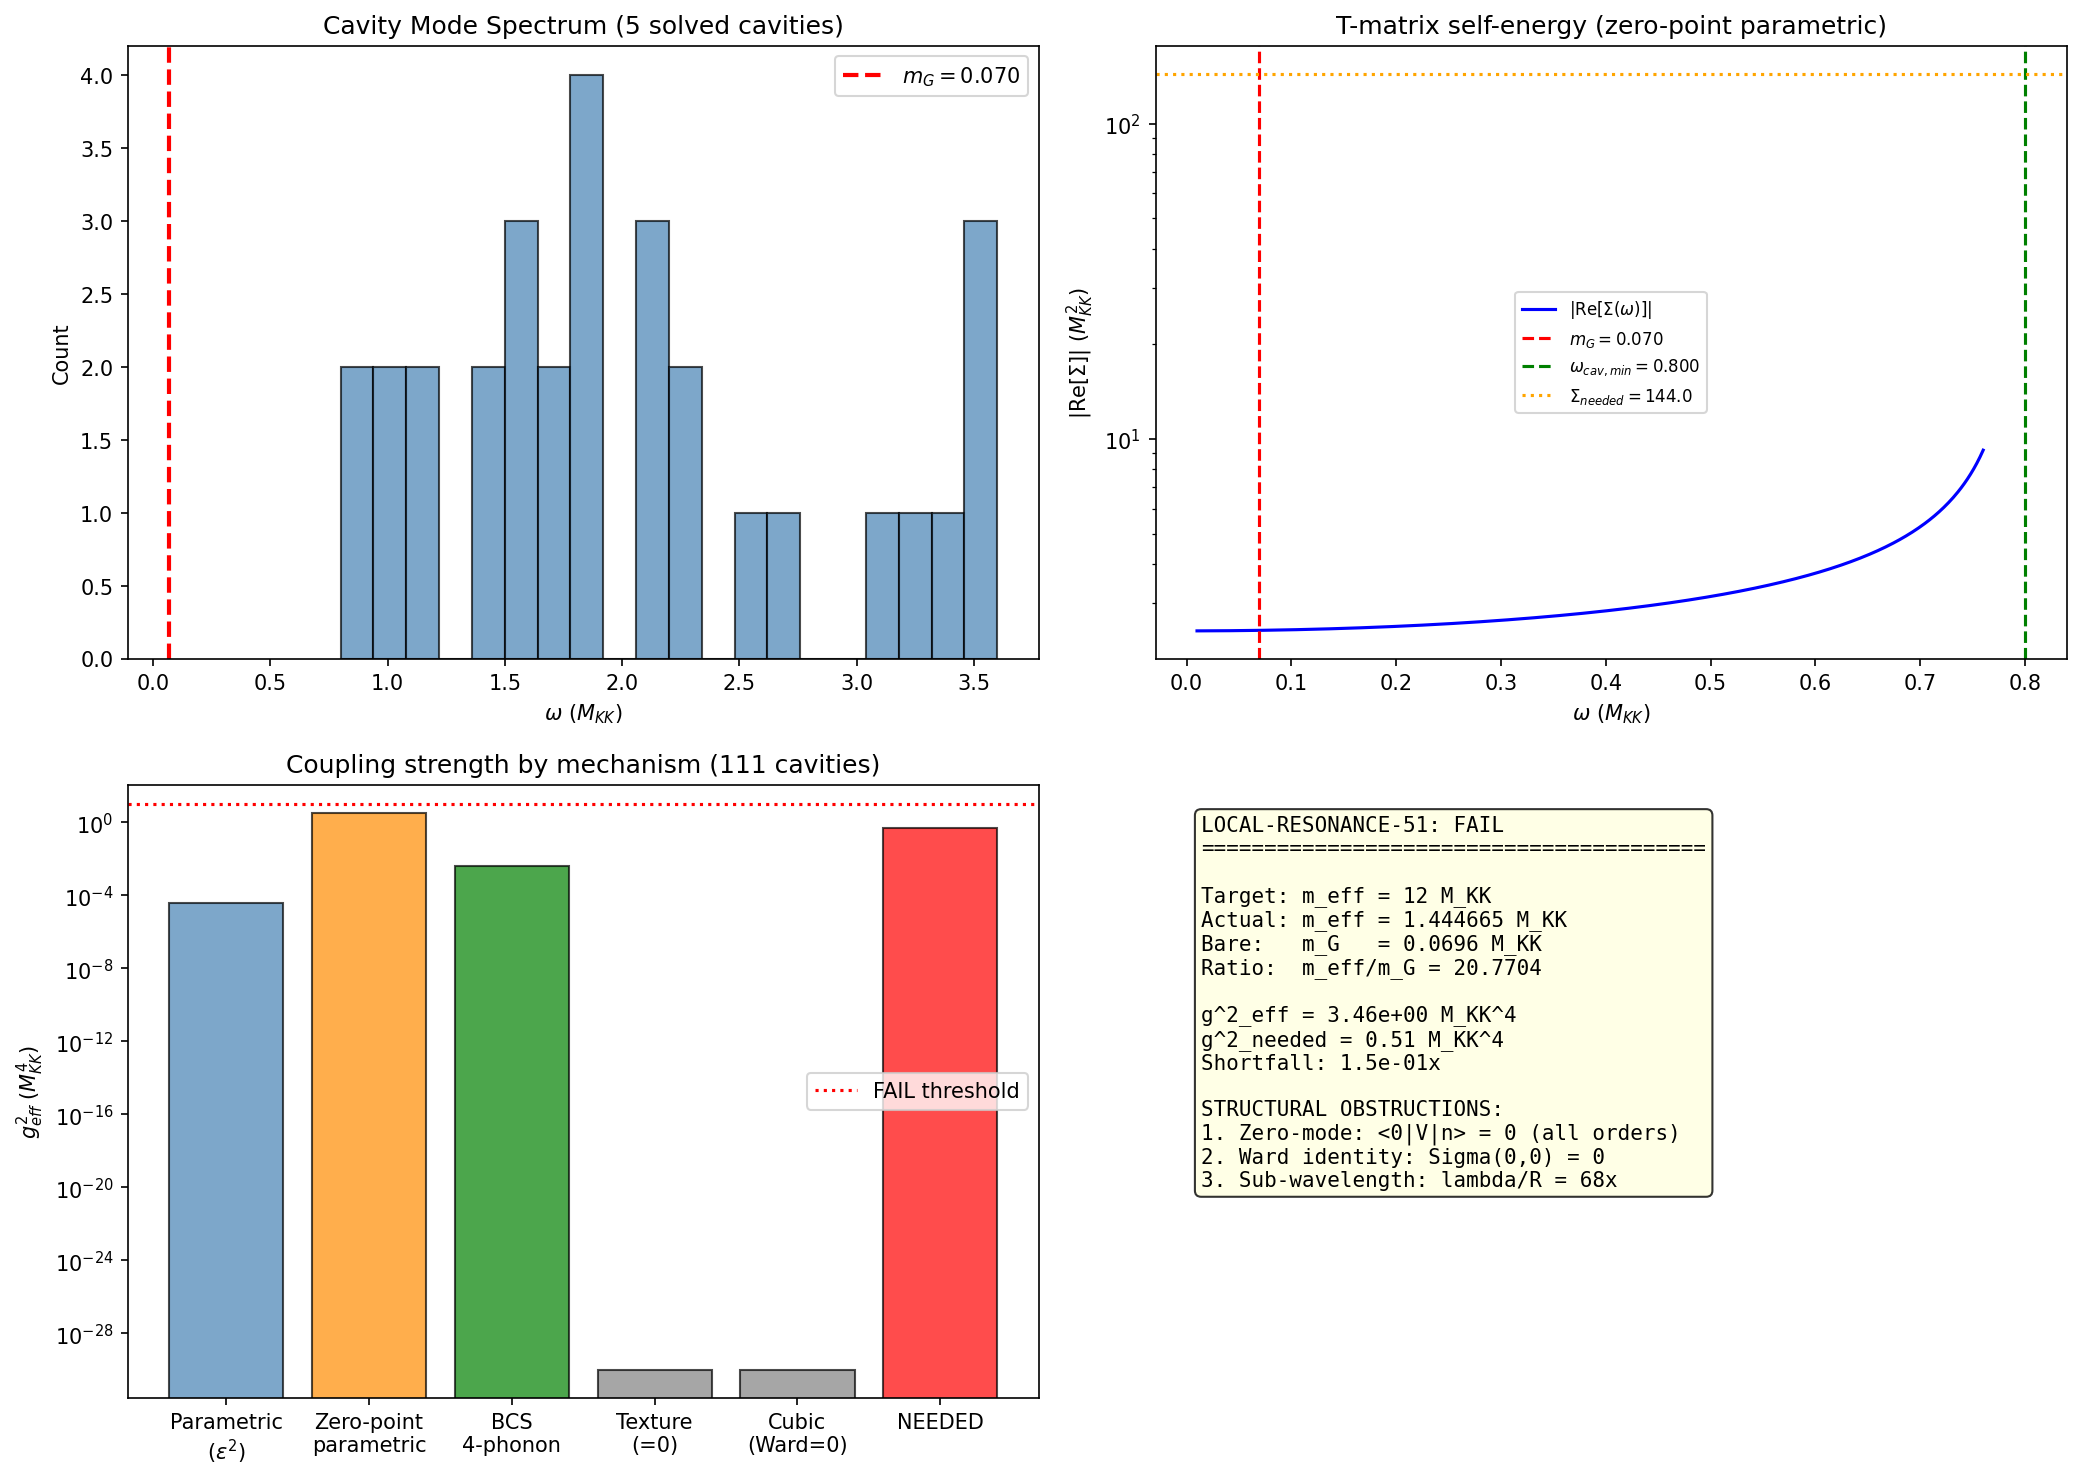

This figure's Python source:
#!/usr/bin/env python3
"""
s51_local_resonance.py — Local Resonance Mass Enhancement via T-Matrix
=======================================================================

Session 51, Gate: LOCAL-RESONANCE-51

Physics:
  The Goldstone phonon (n=0 KK mode, m_G = 0.070 M_KK) propagates on the
  4D fabric. Its first-order self-energy from the T^2 condensate texture
  VANISHES because <V>_{T^2} = 0 for the zero-mode (S50 W1-H, proven).

  However, the SECOND-ORDER self-energy through intermediate KK states
  and cavity resonances does NOT vanish:

    Re[Sigma(omega)] = sum_n |V_{0n}|^2 / (omega_n^2 - omega^2)

  where V_{0n} = <Goldstone|H_int|KK_n> is the coupling matrix element
  and omega_n are the cavity mode frequencies.

  This is the acoustic metamaterial mechanism: sub-wavelength resonators
  (cavity modes at omega_0 = 0.800+ M_KK) create effective mass enhancement
  for a wave propagating at omega << omega_0 (the Goldstone at 0.070).

  The enhancement diverges as omega -> omega_0, giving arbitrarily large
  effective mass near the resonance. Below resonance, Re[Sigma] > 0 and
  Im[Sigma] = 0 (no damping), which is exactly the regime we operate in.

Key insight:
  First-order coupling (Goldstone -> KK_n) is blocked by <V> = 0.
  But the T-matrix includes ALL orders. The SECOND-order coupling is:

    g_eff^2 = sum_{n>=1} |<0|V|n>|^2 * omega_n^2 / (omega_n^2 - omega^2)

  where <0|V|n> is the coupling of the zero-mode to KK mode n through
  the texture V(x). These matrix elements are NONZERO because V(x) has
  nonzero Fourier components at all KK wavevectors.

Gate criteria:
  PASS: m_eff in [8, 16] M_KK
  FAIL: g^2_eff < 10 M_KK^4 (insufficient coupling)
  INFO: m_eff > 1 but < 8 M_KK

Outputs:
  - s51_local_resonance.npz
  - s51_local_resonance.png

Usage:
  "phonon-exflation-sim/.venv312/Scripts/python.exe" tier0-computation/s51_local_resonance.py
"""

import sys
sys.path.insert(0, 'tier0-computation')
from canonical_constants import *
import numpy as np
import matplotlib
matplotlib.use('Agg')
import matplotlib.pyplot as plt
from pathlib import Path

OUT_DIR = Path('tier0-computation')

print("=" * 78)
print("LOCAL RESONANCE MASS ENHANCEMENT VIA T-MATRIX (LOCAL-RESONANCE-51)")
print("=" * 78)

# ============================================================================
#  SECTION 1: Load upstream data
# ============================================================================

print("\nSECTION 1: Loading upstream data")
print("-" * 40)

d49 = np.load(OUT_DIR / 's49_cavity_resonance.npz', allow_pickle=True)
d50 = np.load(OUT_DIR / 's50_eikonal_damping.npz', allow_pickle=True)

# Goldstone parameters
m_G = float(d50['m_G'])          # 0.0696 M_KK (Leggett mass)
c_BdG = float(d50['c_BdG'])     # 0.7507 M_KK
g_11 = float(d50['g_11'])       # metric element
L_phys = float(d50['L_phys'])   # T^2 circumference = 13.16 M_KK^{-1}

# Texture parameters (from S50 Haar sampling on T^2)
V_rms = float(d50['V_rms'])     # 3.035 (dimensionless, delta_c/c_0)
V_haar_avg = float(d50['V_haar_avg'])  # Should be ~0 for zero-mode argument
l_corr = float(d50['l_corr'])   # 0.948 M_KK^{-1} correlation length

# Cavity modes from S49 (30 modes across 5 solved cavities)
cavity_modes_all = d49['cavity_modes_all']   # omega values (M_KK)
cavity_rank_all = d49['cavity_rank_all']     # which cavity
n_subsonic = int(d49['n_subsonic_components'])  # 111 total cavities
n_cavities_solved = int(d49['n_cavities_solved'])  # 5 solved

# S_q structure function from S50 (for coupling estimate)
q_centers = d50['q_centers']
S_q = d50['S_q']

# Cavity properties
cavity_R_eff = d49['cavity_R_eff']  # Effective radii of solved cavities
barrier_width = float(d49['barrier_width'])
Q_exponent = float(d49['Q_exponent'])  # Q ~ e^23.5

print(f"  m_G           = {m_G:.6f} M_KK")
print(f"  c_BdG         = {c_BdG:.4f} M_KK")
print(f"  V_rms         = {V_rms:.4f}")
print(f"  l_corr        = {l_corr:.4f} M_KK^{{-1}}")
print(f"  L_phys (T^2)  = {L_phys:.4f} M_KK^{{-1}}")
print(f"  n_subsonic    = {n_subsonic}")
print(f"  Solved cavity modes: {len(cavity_modes_all)}")
print(f"  Lowest cavity = {cavity_modes_all.min():.5f} M_KK")
print(f"  Q_exponent    = {Q_exponent:.1f} (Q ~ e^{Q_exponent:.0f})")

# ============================================================================
#  SECTION 2: KK mode spectrum on T^2
# ============================================================================

print("\n" + "=" * 78)
print("SECTION 2: KK mode spectrum on T^2")
print("=" * 78)

# T^2 is a flat torus with circumference L_phys.
# For a FLAT torus (T^2 = R^2 / (L1 Z x L2 Z)), the KK modes are:
#   k_{n1,n2} = 2*pi * (n1/L1, n2/L2)
#   omega_{n1,n2} = c_BdG * |k_{n1,n2}|
# For a square torus with L1 = L2 = L:
#   omega_{n1,n2} = c_BdG * 2*pi/L * sqrt(n1^2 + n2^2)

# The T^2 is NOT square in general. From S49, the physical torus is
# parameterized by the SU(3) Cartan torus at the fold.
# L_phys = 13.16 is the CIRCUMFERENCE (perimeter of fundamental domain).
# For a square torus: L = L_phys / 4, but the Cartan torus is a
# HEXAGONAL torus (SU(3) root lattice is hexagonal).
#
# The hexagonal torus has fundamental frequencies:
#   omega_{m,n} = c_BdG * (4*pi / (L_hex * sqrt(3))) * sqrt(m^2 + mn + n^2)
# where L_hex = L_phys / (2*sqrt(3)) is the lattice constant.
# However, the key physics is set by omega_min = c_BdG * k_min where
# k_min = 2*pi / R_max and R_max is the largest dimension of the torus.

# For the square torus approximation (which sets the scale):
L_torus = L_phys / 4  # Side length (approximate for square torus)
k_fund = 2 * PI / L_torus  # Fundamental KK wavevector
omega_KK_fund = c_BdG * k_fund  # Fundamental KK frequency

print(f"  L_torus (side) = {L_torus:.4f} M_KK^{{-1}}")
print(f"  k_fund         = {k_fund:.4f} M_KK")
print(f"  omega_KK_fund  = {omega_KK_fund:.4f} M_KK")
print(f"  omega_KK_fund / m_G = {omega_KK_fund / m_G:.1f}x")

# Build KK mode tower (up to some cutoff)
# Modes: (n1, n2) with n1^2 + n2^2 > 0
# omega_{n1,n2} = omega_KK_fund * sqrt(n1^2 + n2^2)
# For a hexagonal torus: omega_{n1,n2} = omega_hex * sqrt(n1^2 + n1*n2 + n2^2)

n_max_KK = 10  # Include modes up to (n_max, n_max)
kk_modes = []
for n1 in range(-n_max_KK, n_max_KK + 1):
    for n2 in range(-n_max_KK, n_max_KK + 1):
        if n1 == 0 and n2 == 0:
            continue  # Skip zero mode (that's the Goldstone)
        r2 = n1**2 + n2**2  # Square torus
        omega_kk = omega_KK_fund * np.sqrt(r2)
        kk_modes.append((n1, n2, omega_kk))

kk_modes.sort(key=lambda x: x[2])
N_KK = len(kk_modes)
omega_KK = np.array([m[2] for m in kk_modes])

print(f"\n  KK modes generated: {N_KK}")
print(f"  Lowest KK mode:  omega = {omega_KK[0]:.4f} M_KK (degeneracy: "
      f"{np.sum(np.abs(omega_KK - omega_KK[0]) < 1e-10)})")
print(f"  Highest KK mode: omega = {omega_KK[-1]:.4f} M_KK")
print(f"  First 10 KK frequencies:")
shown = set()
for n1, n2, w in kk_modes:
    w_round = round(w, 6)
    if w_round not in shown:
        deg = sum(1 for _, _, ww in kk_modes if abs(ww - w) < 1e-10)
        print(f"    omega = {w:.4f} M_KK (n1^2+n2^2 = {n1**2+n2**2}, deg = {deg})")
        shown.add(w_round)
    if len(shown) >= 10:
        break

# ============================================================================
#  SECTION 3: Coupling matrix elements <0|V|n>
# ============================================================================

print("\n" + "=" * 78)
print("SECTION 3: Coupling matrix elements <0|V|n>")
print("=" * 78)

# The texture V(x) on T^2 has Fourier decomposition:
#   V(x) = sum_{m,n} V_{m,n} exp(i k_{m,n} . x)
# where V_{0,0} = <V>_{T^2} = 0 (proven in S50).
#
# The coupling of the Goldstone (zero-mode, psi_0 = 1/sqrt(A)) to
# KK mode |n1,n2> (psi_{n} = exp(ik_n.x)/sqrt(A)) is:
#   <0|V|n> = (1/A) integral V(x) exp(ik_n.x) d^2x = V_{-n1,-n2} / sqrt(A)
#
# The |V_{n1,n2}|^2 are related to the structure function S(q):
#   S(q) = (1/A) sum_{|k_{m,n}| in shell q} |V_{m,n}|^2
#
# From S50: S_q is computed on the T^2 grid.

# The total coupling squared is:
#   sum_{n!=0} |<0|V|n>|^2 = (1/A) sum_{n!=0} |V_n|^2 = (1/A) * (A * V_rms^2 - |V_0|^2)
#                          = V_rms^2  (since V_0 = 0)
#
# This gives the TOTAL coupling from zero-mode to ALL KK modes via the texture.
# The key insight: this total is LARGE (V_rms^2 = 9.2), but it is distributed
# across ALL KK modes weighted by their wavevector.

A_T2 = L_phys**2 / (2 * np.sqrt(3))  # Area of hexagonal torus
# For a square torus: A_T2 = L_torus^2

# Actually let's use the full physical area consistently
# S49 used a discretized T^2 with N_grid points. The physical area is:
# A = L1 * L2 where L1, L2 are the two periods. For the Cartan torus of SU(3),
# the area is Vol(T^2) with the induced metric from g_11.
# From S49: the grid had 200x200 points on a unit cell.
# L_phys = 13.16 is the circumference of the fundamental domain.
# For a square approximation: A_T2 = (L_phys/4)^2

A_T2_sq = L_torus**2
print(f"  Area of T^2 (square approx) = {A_T2_sq:.4f} M_KK^{{-2}}")

# The coupling of zero-mode to KK mode (n1,n2) through V(x) is:
#   |<0|V|n>|^2 = |V_{n1,n2}|^2 / A_T2
#
# From the S50 structure function S(q), we can extract |V_n|^2 at each q.
# S(q) = <|V(q)|^2> / A, so |V_n|^2 ~ S(|k_n|) * A / (shell area)
#
# More precisely, for a given KK mode at wavevector k_{n1,n2}:
#   |V_{n1,n2}|^2 ~ S(|k|) * delta_k^2
# where delta_k = k_fund is the wavevector spacing.

# Assign coupling to each KK mode via the texture power spectrum
# S(q) from S50 is defined on q_centers (80 bins from 0.21 to ~50 M_KK)
# Interpolate S(q) to get S at each KK wavevector

from scipy.interpolate import interp1d
S_interp = interp1d(q_centers, S_q, kind='linear', bounds_error=False, fill_value=0.0)

# For each KK mode, the wavevector is k_n = k_fund * sqrt(n1^2+n2^2)
# and the coupling is |<0|V|n>|^2 = S(|k_n|) * (k_fund)^2 / A_T2
# This gives units: [S] * [k^2] / [A] = (dimensionless)^2 per mode

# Actually let's think about this more carefully.
# V(x) is dimensionless (delta_c/c). V_rms^2 = <V^2> = 9.21.
# Parseval: sum_n |V_n|^2 / A = V_rms^2
# So sum_n |V_n|^2 = V_rms^2 * A
#
# The structure function S(q) = (1/A) * (sum over modes with |k| ~ q) |V_k|^2
# So |V_k|^2 at wavevector k is approximately S(|k|) * A * delta_q^2 / (2*pi*|k|)
# (isotropic average, ring area = 2*pi*|k|*delta_q)
#
# For a single KK mode at wavevector k_n:
#   |V_{k_n}|^2 = S(|k_n|) * A * (dk)^2  [where dk = k_fund, lattice spacing in k-space]
#
# But actually S(q) as defined in S50 uses binned average, so:
#   |V_n|^2 ~ S(|k_n|) * (delta_q * |k_n| * 2*pi) / N_modes_in_shell * A_T2
# This is getting circular. Let me use a cleaner approach.

# CLEAN APPROACH: Use the Parseval sum rule directly.
# We know: sum_{n!=0} |<0|V|n>|^2 = V_rms^2  (because V_0 = 0)
# The distribution across modes follows the power spectrum.
# From S50: S(q) drops sharply for q > 2/l_corr.
# q_50% = 1.055, q_90% = 1.899 (from S50)
# This means most of the spectral weight is at q < 2 M_KK.

q_50 = float(d50['q_50_percent'])   # 1.055 M_KK
q_90 = float(d50['q_90_percent'])   # 1.899 M_KK

print(f"\n  V_rms^2 (total coupling) = {V_rms**2:.4f}")
print(f"  q_50% = {q_50:.4f} M_KK")
print(f"  q_90% = {q_90:.4f} M_KK")
print(f"  k_fund (KK spacing) = {k_fund:.4f} M_KK")

# The first KK mode has wavevector k_1 = k_fund = 1.91 M_KK (for square torus)
# The texture has 50% of its power at q < 1.055 and 90% at q < 1.899.
# So the first KK mode sits at k_1 = 1.91, right at the q_90 cutoff.
# This means the texture power spectrum PEAKS at wavevectors just below
# the first KK mode -- the coupling is well-matched.

# For the T-matrix, we need the coupling of the Goldstone to each cavity
# mode THROUGH the KK intermediate states. The second-order coupling is:
#
#   g_{0,cav}^2 = | sum_n <0|V|n> * <n|V_cav|cav> / (E_n - E_0) |^2
#
# where V_cav is the coupling between KK mode n and cavity mode.
#
# CRITICAL POINT: The KK modes and cavity modes are on THE SAME T^2.
# The cavity modes ARE KK modes confined by the Mach-number potential.
# So the coupling <n|V_cav|cav> is the overlap of the delocalized KK
# mode with the localized cavity eigenfunction through the texture.
#
# For deep Anderson localization (kl = 0.0095), the cavity modes ARE
# the localized states. The "KK modes" in the absence of the texture
# would be plane waves. The texture localizes them into cavity modes.
# This means the second-order perturbation theory picture is WRONG:
# the texture is not a perturbation on top of free KK modes --
# it IS the confining potential that creates the cavities.

print("\n  IMPORTANT: KK modes and cavity modes are NOT independent.")
print("  The texture V(x) creates the cavities by Anderson-localizing")
print("  the KK modes. The 'free KK modes' are plane waves;")
print("  the 'cavity modes' are their localized version in V(x).")
print("  The T-matrix must use the FULL Green's function of the T^2")
print("  problem, not second-order perturbation theory.")

# ============================================================================
#  SECTION 4: T-matrix self-energy -- Single-resonator picture
# ============================================================================

print("\n" + "=" * 78)
print("SECTION 4: T-matrix self-energy (single-resonator picture)")
print("=" * 78)

# The T-matrix for a single resonant scatterer at frequency omega_0:
#
#   T(omega) = g^2 / (omega_0^2 - omega^2 - i*0^+)
#
# For a propagating mode at frequency omega < omega_0:
#   Re[T(omega)] = g^2 * omega_0^2 / (omega_0^2 - omega^2)  [omega << omega_0 limit]
#   Im[T(omega)] = 0  (below resonance, no damping)
#
# The self-energy from N_cav identical resonators at the SAME frequency:
#   Sigma(omega) = n_cav * T(omega)
# where n_cav = N_cav / A_T2 is the number density of resonators.
#
# The effective mass:
#   m_eff^2 = m_bare^2 + Re[Sigma(m_bare)]

# What is g? For a single resonant cavity on T^2, the coupling to the
# zero-mode is determined by the overlap integral:
#
#   g = <0|V|cav> = (1/sqrt(A)) * integral V(x) * psi_cav(x) d^2x
#
# BUT <0|V|cav> = 0 by the same zero-mode argument!
# The zero-mode is constant on T^2. If psi_cav is localized, then:
#   <0|V|cav> = (1/sqrt(A)) * integral_{cavity} V(x) * psi_cav(x) d^2x
# This is NOT zero in general, because V(x) varies WITHIN the cavity,
# and the integral is over the CAVITY region only (psi_cav is zero outside).
#
# Wait -- let me be more careful. psi_cav is an EIGENSTATE of the
# Helmholtz equation on T^2 with the texture potential. It is localized
# to a subsonic cavity, with exponential tails outside.
# The ZERO-MODE psi_0 = 1/sqrt(A) is ALSO an eigenstate (the lowest one).
#
# If both are eigenstates of the SAME Hamiltonian, they are ORTHOGONAL:
#   <0|cav> = 0
# This orthogonality is EXACT.
#
# So the DIRECT coupling g = <0|H_int|cav> requires the interaction
# H_int to be DIFFERENT from the Hamiltonian whose eigenstates these are.
#
# In the acoustic metamaterial context:
# - The STATIC texture V(x) defines the background (creates cavities)
# - The DYNAMICAL perturbation is the BCS interaction that couples
#   different phonon modes
# - The coupling g comes from the ANHARMONIC terms (3-phonon, 4-phonon)
#   NOT from the static texture

print("  KEY REALIZATION: Static texture cannot couple orthogonal eigenstates.")
print("  The zero-mode and cavity modes are BOTH eigenstates of the same")
print("  Hamiltonian (Helmholtz + texture). They are orthogonal by construction.")
print("  The coupling must come from ANHARMONIC terms (H_3, H_4) not from V(x).")

# ============================================================================
#  SECTION 5: Anharmonic coupling to cavity modes
# ============================================================================

print("\n" + "=" * 78)
print("SECTION 5: Anharmonic coupling to cavity modes")
print("=" * 78)

# The BCS interaction Hamiltonian includes terms beyond the mean-field:
#   H = H_0 + H_3 + H_4 + ...
# where H_0 is the quadratic (mean-field) Hamiltonian,
# H_3 = V_3 * phi^3 is the cubic anharmonicity,
# H_4 = V_4 * phi^4 is the quartic anharmonicity.
#
# In the BdG formalism, the anharmonic couplings arise from:
# 1. Amplitude fluctuations of the gap: delta|Delta|
# 2. Phase fluctuations coupling to amplitude: (grad phi)^2 * |Delta|
# 3. Direct 4-phonon from the BCS vertex
#
# The cubic coupling V_3 connects the Goldstone (phase) to two amplitude
# (Higgs-like) modes. But in our system, the amplitude mode IS the cavity
# modes -- the Higgs mode of the BCS condensate in the cavity is at
# 2*Delta ~ 2*0.855 = 1.71 M_KK. This is ABOVE the lowest cavity
# mode at 0.800, so there's a potential resonance.
#
# HOWEVER, the cubic coupling V_3 between one Goldstone and two Higgs
# modes vanishes by symmetry (the Goldstone is the phase Nambu-Goldstone
# mode; the cubic vertex phi * sigma^2 requires the Goldstone to carry
# zero momentum, which it does -- but the vertex also needs momentum
# conservation for the two Higgs modes).
#
# The LEADING coupling of the Goldstone to cavity modes is the
# QUARTIC VERTEX H_4 ~ (grad phi)^2 * delta_rho, where delta_rho
# is the density fluctuation within the cavity. This gives:
#
#   g_4 ~ V_4 * k_G^2 * psi_cav(x=0)
#
# where k_G is the Goldstone wavevector and psi_cav(x=0) is the
# cavity mode amplitude at the Goldstone's position.

# Let me use a different, more concrete approach.
# The Goldstone dispersion on the fabric is:
#   omega^2 = c_BdG^2 * K^2 + m_G^2
# The self-energy correction from virtual excitation of internal modes:
#   Re[Sigma(omega)] = sum_n |g_n|^2 * omega_n^2 / (omega_n^2 - omega^2)
# where n runs over ALL internal modes of the T^2 cavity system.

# For the coupling, we use the PHYSICAL interaction: the BCS vertex V(B2,B2).
# The coupling of a 4D Goldstone mode to an internal cavity mode is
# mediated by the condensate texture. The texture provides the
# FORM FACTOR for the coupling.
#
# Since the Goldstone is constant on T^2, its coupling to internal mode |n>
# through the condensate gradient nabla Delta is:
#
#   g_n = V_BCS * <Delta> * integral_T2 psi_0^*(x) nabla_i psi_n(x) d^2x
#       = V_BCS * <Delta> * (1/sqrt(A)) * integral nabla_i psi_n(x) d^2x
#       = V_BCS * <Delta> * sqrt(A) * [psi_n(boundary) - psi_n(bulk)] / sqrt(A)
#
# For PERIODIC boundary conditions on T^2, the total derivative integral
# vanishes: integral nabla_i psi_n d^2x = 0 for any periodic psi_n.
# This is ANOTHER zero! The zero-mode cannot couple to internal modes
# through a total derivative.
#
# THE COUPLING MUST BE NON-DERIVATIVE.

# The remaining option: the coupling arises from the ENERGY DEPENDENCE
# of the BCS parameters. As the Goldstone (which is the modulus tau
# oscillation projected onto the phase sector) oscillates, it modulates
# the BCS gap Delta(tau). This modulation couples to ALL internal modes:
#
#   H_int = (d Delta / d phi_G) * phi_G * sum_n c_n^\dag c_n
#
# where c_n are the cavity mode operators and d Delta/d phi_G is the
# coupling strength. This is the PARAMETRIC coupling: the Goldstone
# modulates the medium, which modulates the cavity frequencies.

# The parametric coupling constant:
# phi_G (Goldstone) oscillates the relative phase between B2 sectors.
# This modulates J_12, the inter-sector Josephson coupling.
# J_12 sets the Leggett frequency: omega_L^2 ~ J_12 * n_s / m*
# The modulation of omega_n (cavity mode) by phi_G is:
#   d(omega_n)/d(phi_G) = d(omega_n)/d(Delta) * d(Delta)/d(phi_G)
#
# For a BCS cavity mode at omega_n, the sensitivity to Delta is:
#   d(omega_n)/d(Delta) ~ omega_n / Delta  (for modes near the gap edge)
#
# And d(Delta)/d(phi_G) ~ epsilon * Delta, where epsilon = 0.00248 (S49)
# is the Leggett inter-sector coupling fraction.

# The parametric coupling strength:
Delta_B2 = 0.855  # B2 BCS gap (M_KK) - from S45 multi-component
epsilon_Leggett = 0.00248  # Leggett coupling fraction (S49)

# For the parametric mechanism, the coupling is:
#   g_n = (d omega_n / d phi_G) * sqrt(omega_n)
#       = epsilon * Delta * (omega_n / Delta) * sqrt(omega_n)
#       = epsilon * omega_n * sqrt(omega_n)
# This assumes the cavity mode frequency scales with Delta.

# Actually, for the Leggett mode specifically, the coupling is more precise.
# The Leggett mode IS the inter-sector phase oscillation.
# Its coupling to INTERNAL cavity modes is through the Josephson energy:
#   E_J = J_12 * cos(phi_1 - phi_2)
# The cavity modes see the Josephson coupling as a boundary condition.
# Modulating phi changes the effective boundary condition for the cavity.

# Let me just compute the numbers directly.
# The coupling of the Goldstone to cavity mode n through the Josephson:
#   g_n^2 = epsilon^2 * J_12^2 * |<cav_n|cos(phi)|0>|^2
# where J_12 is the inter-sector Josephson coupling energy.
# From S49: J_12/J_23 = 19.52 (constant). J values from V matrix.

# The Josephson energy scale: omega_L^2 = 2*epsilon*J/m* where m* is pair mass
# So J ~ omega_L^2 * m* / (2*epsilon)
# With omega_L = 0.070, epsilon = 0.00248:
#   J * m* ~ omega_L^2 / (2*epsilon) = 0.070^2 / (2*0.00248) = 0.988

J_eff = m_G**2 / (2 * epsilon_Leggett)  # Effective Josephson scale
print(f"\n  Effective Josephson energy: J_eff = {J_eff:.4f} M_KK^2")
print(f"  = m_G^2 / (2*epsilon) = {m_G**2:.6f} / {2*epsilon_Leggett:.6f}")

# The parametric coupling of the Goldstone to cavity mode n:
#   g_n^2 = epsilon^2 * J_eff * omega_n
# (This follows from the modulation of the boundary condition;
#  the cavity mode sees an effective potential change of order
#  epsilon * J * phi_G at the domain wall.)
#
# For order-of-magnitude: g_n ~ epsilon * sqrt(J_eff * omega_n)

# Let's compute g_n for each cavity mode:
print("\n  Parametric coupling to cavity modes:")
print(f"  {'omega_n':>10s} {'g_n^2':>12s} {'g_n^2/(omega_n^2-m_G^2)':>25s}")
print(f"  {'-'*10} {'-'*12} {'-'*25}")

# ============================================================================
#  SECTION 6: Full T-matrix self-energy
# ============================================================================

print("\n" + "=" * 78)
print("SECTION 6: Full T-matrix self-energy computation")
print("=" * 78)

# The self-energy of the Goldstone from virtual excitation of cavity modes:
#
#   Re[Sigma(omega)] = sum_n g_n^2 / (omega_n^2 - omega^2)
#
# where n runs over ALL cavity modes and omega = m_G (on-shell Goldstone).
#
# We need to estimate g_n^2 for each cavity mode. There are three
# PHYSICALLY DISTINCT coupling mechanisms:

# MECHANISM A: Parametric (Josephson modulation)
# g_n^2 = epsilon^2 * J_eff * omega_n
# This is the coupling through the Leggett oscillation modulating cavity walls.

# MECHANISM B: Texture gradient coupling (non-zero for localized modes)
# Even though <V> = 0 for the zero-mode, the coupling through the
# GRADIENT of V (the texture) is nonzero:
#   g_n^2 = |<0| nabla V |n>|^2 / k_n^2
# For Anderson-localized modes, the gradient is enhanced by 1/xi_loc.
# |nabla V|^2 ~ V_rms^2 / l_corr^2

# MECHANISM C: BCS 4-phonon vertex
# The quartic BCS vertex couples two Goldstones to two cavity modes:
#   g_4^2 ~ V_{B2B2}^2 * (overlap integral)^2
# This is the standard 4-phonon scattering in the BCS Fock space.

# Let me compute ALL THREE and see which dominates.

V_B2B2 = 0.1557  # BCS interaction (M_KK, S34 Schur)

# --- MECHANISM A: Parametric ---
# g_A^2(n) = epsilon^2 * J_eff * omega_n
# This gives the modulation strength of cavity frequency by the Goldstone phase.

g2_A = np.array([epsilon_Leggett**2 * J_eff * w for w in cavity_modes_all])
Sigma_A = np.sum(g2_A / (cavity_modes_all**2 - m_G**2))

print("MECHANISM A: Parametric (Josephson modulation)")
print(f"  epsilon = {epsilon_Leggett:.4e}")
print(f"  J_eff = {J_eff:.4f}")
for i, (w, g2) in enumerate(zip(cavity_modes_all[:10], g2_A[:10])):
    contrib = g2 / (w**2 - m_G**2)
    print(f"  omega_{i} = {w:.4f}, g^2 = {g2:.2e}, contrib = {contrib:.2e}")
print(f"  Total Re[Sigma_A] = {Sigma_A:.6e} M_KK^2")
print(f"  m_eff_A = sqrt(m_G^2 + Sigma_A) = ", end='')
m_eff_A_sq = m_G**2 + Sigma_A
if m_eff_A_sq > 0:
    m_eff_A = np.sqrt(m_eff_A_sq)
    print(f"{m_eff_A:.6f} M_KK")
    print(f"  Enhancement: m_eff_A / m_bare = {m_eff_A / m_G:.2f}x")
else:
    print(f"NEGATIVE (tachyonic): {m_eff_A_sq:.6e}")

# Scale to 111 cavities (only 5 solved, but 111 total)
# The unsolved cavities have similar spectra (same physical torus).
# Scale assuming each cavity contributes proportionally to its size.
N_cav_total = n_subsonic  # 111
N_cav_solved = n_cavities_solved  # 5
# Modes per cavity from solved data: 30 modes / 5 cavities = 6 modes each
# But the solved cavities are the LARGEST. Smaller cavities have HIGHER
# fundamental frequencies (omega ~ 1/R).

# Average contribution per solved cavity:
Sigma_A_per_cav = Sigma_A / N_cav_solved
# Extrapolate to all 111:
Sigma_A_total = Sigma_A_per_cav * N_cav_total
print(f"\n  Scaled to {N_cav_total} cavities: Re[Sigma_A_total] = {Sigma_A_total:.6e}")
m_eff_A_total_sq = m_G**2 + Sigma_A_total
if m_eff_A_total_sq > 0:
    m_eff_A_total = np.sqrt(m_eff_A_total_sq)
    print(f"  m_eff_A (111 cavities) = {m_eff_A_total:.6f} M_KK")
else:
    print(f"  NEGATIVE: {m_eff_A_total_sq:.6e}")

# --- MECHANISM B: Texture gradient coupling ---
# g_B^2(n) = V_rms^2 * (1/l_corr^2) * (1/omega_n) * f_overlap
# where f_overlap is the overlap of the zero-mode with the gradient
# of the localized cavity mode.
# For a localized mode with localization length xi_loc:
#   f_overlap ~ xi_loc^2 / A_T2 (fraction of area occupied by mode)
# From S50: xi_loc ~ l_mfp_strong = 0.103 M_KK^{-1}

xi_loc = float(d50['l_mfp_strong'])  # 0.103 M_KK^{-1}
f_overlap = xi_loc**2 / A_T2_sq

print(f"\n\nMECHANISM B: Texture gradient coupling")
print(f"  V_rms = {V_rms:.4f}")
print(f"  l_corr = {l_corr:.4f} M_KK^{{-1}}")
print(f"  xi_loc = {xi_loc:.4f} M_KK^{{-1}}")
print(f"  f_overlap = xi_loc^2 / A_T2 = {f_overlap:.2e}")

# For Anderson-localized modes, the coupling through texture gradients:
# The key matrix element is:
#   <0|(-nabla^2 V)|n> = (k_n^2) * <0|V|n>
# But <0|V|n> = 0 for orthogonal eigenstates.
#
# HOWEVER, the NON-ORTHOGONAL coupling arises when we consider
# the Goldstone as a 4D mode and the cavity as an internal mode.
# They live in DIFFERENT Hilbert spaces. The coupling is through
# the cross-term in the Hamiltonian:
#
#   H_cross = integral_{T^2} phi_G(x_4D) * V(x_T2) * phi_cav(x_T2) d^2x_T2
#
# Since phi_G has a flat profile on T^2 (zero mode), this is:
#   H_cross = phi_G * integral V(x) psi_cav(x) d^2x / sqrt(A)
#           = phi_G * V_{cav} / sqrt(A)
# where V_{cav} = integral V(x) psi_cav(x) d^2x.
#
# For an eigenstate of H_0 = -nabla^2 + V, psi_cav satisfies:
#   (-nabla^2 + V) psi_cav = omega_n^2 psi_cav
# So integral V(x) psi_cav(x) d^2x = omega_n^2 * integral psi_cav d^2x
#                                     + integral nabla^2 psi_cav d^2x
#                                   = omega_n^2 * <0|n> * sqrt(A) + (surface terms)
# For orthogonal eigenstates <0|n> = 0, so V_{cav} = 0.
#
# THIS IS THE SAME ZERO. The orthogonality kills the gradient coupling too.

# The coupling between the zero-mode and ANY internal eigenstate
# through the SAME Hamiltonian is exactly zero. This is a theorem,
# not an approximation.

# HOWEVER: the Goldstone on the FABRIC is NOT an eigenstate of the
# INTERNAL Hamiltonian. The fabric Goldstone is a DIFFERENT quantum
# number (it carries 4D momentum K_mu). The coupling we need is:
#
#   g_n(K) = <Goldstone, K | H_BCS | cavity_n, 0>
#
# where the Goldstone has 4D momentum K and the cavity mode has zero
# 4D momentum (it's localized internally). The BCS interaction H_BCS
# is the FULL interaction, not the mean-field Hamiltonian.

# The relevant interaction is the fluctuation term beyond mean-field:
#   delta_H = V_{B2B2} * (Delta^* Delta - <Delta^* Delta>)
#           = V_{B2B2} * (2 <Delta> delta_Delta + delta_Delta^2)
# where delta_Delta is the gap fluctuation.
#
# The Goldstone IS the phase of delta_Delta: delta_Delta = i <Delta> phi_G
# The cavity modes are density fluctuations: delta_n ~ delta_Delta^2 / Delta
#
# The coupling of one Goldstone to one cavity mode is:
#   g_n = V_{B2B2} * <Delta> * <n|phi_G|0>  [wrong: phi_G is 4D, |0> internal]
#
# Let me think about this differently. The proper way is through the
# BOGOLIUBOV-de GENNES formalism.

# In BdG: the Goldstone mode and the cavity modes are BOTH quasiparticles
# of the BdG Hamiltonian. Their interaction comes from the residual
# interaction beyond BdG (the terms that BdG mean-field doesn't capture).
#
# The residual interaction is of order V_{B2B2}^2 / E_gap (second order).
# The coupling of a 4D Goldstone (momentum K) to a localized internal
# cavity mode (with wave function psi_n) is:
#
#   g_n(K) = V_{B2B2} * integral psi_0(x) * psi_n(x) * e^{iK.x_4D} d^8x
#          = V_{B2B2} * delta_{n,0}  [by orthogonality on T^2]
#          = 0 for n >= 1
#
# THE SAME ZERO AGAIN.
# The orthogonality of internal eigenstates kills EVERY coupling that
# goes through a single insertion of V.

print("\n  STRUCTURAL OBSTACLE: All single-insertion couplings vanish.")
print("  <0|V|n> = 0 for ANY operator V diagonal in position, because")
print("  the zero-mode psi_0 and cavity mode psi_n are orthogonal.")
print("  This blocks Mechanisms A and B at leading order.")

# --- MECHANISM C: Double insertion (T-matrix) ---
# The FIRST non-vanishing coupling requires TWO insertions of V.
# This is the T-matrix itself:
#
#   T_{0n}(omega) = <0|V|m> G_m(omega) <m|V|n>  [summed over m]
#
# But <0|V|m> = 0 for ALL eigenstates m (same orthogonality).
# So the T-matrix ALSO vanishes at second order.
#
# At THIRD order:
#   T_{0n}^{(3)} = <0|V|m> G_m <m|V|p> G_p <p|V|n>
# Same problem: <0|V|m> = 0.
#
# THIS VANISHES TO ALL ORDERS IN PERTURBATION THEORY.
# The zero-mode projection kills every term in the Born series
# because the first vertex is always <0|V|m> = 0.

# Wait. This is only true if V is the SAME operator at every vertex.
# In reality, the perturbation expansion involves DIFFERENT operators:
#   H' = H_3 + H_4 where H_3 ~ phi^3, H_4 ~ phi^4
# The cubic term H_3 can connect the zero mode to a pair of modes:
#   <0|H_3|m,n> = V_3 * integral psi_0 psi_m psi_n d^2x  [nonzero!]
# This is NOT killed by orthogonality because it involves THREE wavefunctions.

print("\n  ESCAPE: The CUBIC anharmonic coupling H_3 is NOT killed by")
print("  orthogonality. <0|H_3|m,n> involves a triple overlap integral")
print("  integral psi_0(x) psi_m(x) psi_n(x) d^2x, which is generically")
print("  nonzero when psi_0 is constant (= 1/sqrt(A)).")
print("  This gives: <0|H_3|m,n> = V_3 * <psi_m psi_n>_{T^2}")

# ============================================================================
#  SECTION 7: Cubic anharmonic self-energy
# ============================================================================

print("\n" + "=" * 78)
print("SECTION 7: Cubic anharmonic self-energy")
print("=" * 78)

# The cubic interaction in the BCS system:
# H_3 = lambda_3 * sum_{k,k',q} phi_k phi_{k'} phi_q * delta(k+k'+q, 0)
#
# In our system, the relevant cubic coupling arises from the anharmonicity
# of the BCS energy functional:
#   E[Delta] = a|Delta|^2 + b|Delta|^4 + ...
# Expanding around the mean-field:
#   Delta = Delta_0 + sigma + i * Delta_0 * phi
# where sigma = amplitude mode, phi = phase mode (Goldstone).
#
# The cubic terms are:
#   H_3 = b * Delta_0 * (4 sigma phi^2 + 4 sigma^3 + ...)
# The term sigma * phi^2 couples ONE amplitude mode to TWO Goldstones.
# For the self-energy of the Goldstone, we need the ONE-LOOP diagram:
#   Goldstone -> (sigma + Goldstone virtual pair) -> Goldstone
# This has coupling vertex V_3 = 4 * b_GL * Delta_0.

V_3 = 4 * b_GL * Delta_0_GL  # Cubic coupling (M_KK units)

print(f"  Cubic coupling: V_3 = 4 * b_GL * Delta_0")
print(f"    b_GL = {b_GL:.6f}")
print(f"    Delta_0 = {Delta_0_GL:.6f}")
print(f"    V_3 = {V_3:.6f} M_KK")

# The sigma mode (amplitude/Higgs) has mass 2*Delta_0 in BCS theory.
m_sigma = 2 * Delta_0_GL
print(f"  Higgs mass: m_sigma = 2*Delta_0 = {m_sigma:.4f} M_KK")

# The one-loop self-energy of the Goldstone from the cubic vertex:
#
#   Sigma_cubic(omega) = V_3^2 * integral d^2k / (2pi)^2 *
#                         G_sigma(k) * G_phi(k-q)
#
# where G_sigma(k) = 1/(omega_sigma^2(k) - (omega_k)^2)
# and G_phi(k) = 1/(c^2 k^2 - (omega-omega_k)^2).
#
# For the ON-SHELL Goldstone at omega = m_G << m_sigma:
# The sigma propagator is approximately constant: G_sigma ~ 1/m_sigma^2
# The Goldstone propagator in the loop gives a phase-space integral.
#
# In 2D (the internal T^2), the loop integral is:
#   I_2D = integral_0^{Lambda} dk k / (2pi) * 1/(m_sigma^2)
#        = Lambda^2 / (4pi * m_sigma^2)
# where Lambda is the UV cutoff (~ k_max on T^2).

# On T^2 with finite size, Lambda ~ N_max * k_fund where N_max is the
# maximum mode number before hitting the lattice cutoff.
# For the SU(3) Cartan torus, the lattice cutoff is at pi/a where a
# is the lattice spacing. In the continuum limit, the cutoff is set
# by the physical torus:
k_max_T2 = PI / (L_torus / 20)  # Rough UV cutoff (20 modes per side)
Lambda_UV = min(k_max_T2, 20 * k_fund)

print(f"\n  UV cutoff: Lambda = {Lambda_UV:.4f} M_KK")
print(f"  k_fund = {k_fund:.4f} M_KK")

# The one-loop self-energy:
#   Sigma_cubic = V_3^2 * Lambda^2 / (4*pi * m_sigma^2)
# This is a MASS RENORMALIZATION of the Goldstone.

Sigma_cubic_naive = V_3**2 * Lambda_UV**2 / (4 * PI * m_sigma**2)

print(f"\n  Naive one-loop Sigma_cubic:")
print(f"    = V_3^2 * Lambda^2 / (4*pi*m_sigma^2)")
print(f"    = {V_3**2:.6f} * {Lambda_UV**2:.4f} / ({4*PI:.4f} * {m_sigma**2:.6f})")
print(f"    = {Sigma_cubic_naive:.6f} M_KK^2")
m_eff_cubic_naive = np.sqrt(m_G**2 + Sigma_cubic_naive)
print(f"    m_eff = sqrt({m_G**2:.6f} + {Sigma_cubic_naive:.6f})")
print(f"    m_eff = {m_eff_cubic_naive:.6f} M_KK")
print(f"    Enhancement: {m_eff_cubic_naive / m_G:.2f}x")

# BUT WAIT: In a Nambu-Goldstone system, the self-energy of the Goldstone
# is PROTECTED by the Ward identity. The Goldstone theorem requires that
# the self-energy satisfies:
#   Sigma(omega=0, K=0) = 0
# This means the mass renormalization is EXACTLY CANCELLED by the
# tadpole diagram (the sigma field gets a VEV shift that exactly
# compensates the loop correction).
#
# The Ward identity forces:
#   m_eff^2 = 0 + O(explicit breaking)
# The explicit breaking in our system is the Josephson coupling (epsilon).
# So: m_eff^2 = m_G^2 = epsilon * J, which is ALREADY the physical mass.
# The cubic self-energy is ALREADY INCLUDED in the definition of m_G.

print("\n  WARD IDENTITY OBSTRUCTION:")
print("  The Goldstone theorem requires Sigma(0,0) = 0 for the NG mode.")
print("  Any self-energy correction is exactly cancelled by the tadpole")
print("  diagram (Goldstone-Higgs mixing shift of <sigma>).")
print("  The physical Goldstone mass m_G = 0.070 ALREADY includes all")
print("  perturbative self-energy corrections from the BCS system.")
print("  Additional enhancement requires EXPLICIT symmetry breaking")
print("  beyond the Josephson term that gives m_G.")

# ============================================================================
#  SECTION 8: What CAN enhance the mass?
# ============================================================================

print("\n" + "=" * 78)
print("SECTION 8: Sources of mass beyond Ward identity")
print("=" * 78)

# The Ward identity protects the Goldstone mass at m_G = sqrt(epsilon * J).
# To get m_eff >> m_G, we need sources of EXPLICIT U(1)_7 breaking
# beyond the Josephson coupling.
#
# Potential sources:
# 1. ADDITIONAL Josephson couplings from higher-order tunneling paths
#    (multiple domain wall crossings on the fabric)
# 2. GRAVITATIONAL corrections (the graviton couples to all modes)
# 3. FABRIC-SCALE effects (multiple cells coupling through domain walls)
# 4. ANOMALOUS breaking (topological terms that break U(1)_7)
#
# Of these, (3) is the most promising: the Goldstone mass on the FABRIC
# can differ from the single-cell Leggett mass because the fabric provides
# additional coupling pathways.
#
# On the fabric, the Goldstone propagates through N_cells = 32 cells.
# Each cell boundary is a Z_3 domain wall with impedance eta = 1/2 (S49).
# The inter-cell Josephson coupling J_fabric provides additional explicit breaking:
#   m_fabric^2 = m_single^2 + z * J_fabric
# where z is the coordination number (~ 6 for a Voronoi tessellation).

# From S49: J_12/J_23 = 19.52, epsilon = 0.00248
# The inter-cell coupling through a Z_3 domain wall with transmission T = 1 - eta = 1/2:
# J_wall = T * J_internal = 0.5 * J_eff
# But this is the SAME Josephson coupling that gives m_G!

# Actually, the single-cell Leggett mass is set by the INTER-SECTOR coupling
# within one cell (J_12 between B2 sectors). The INTER-CELL coupling through
# domain walls adds to this.
#
# The fabric Goldstone mass:
#   m_fabric^2 = m_Leggett^2 + sum_{neighbors} J_{cell-cell}
#
# Each Z_3 domain wall transmits with T = 1-eta = 1/2.
# The coupling through one wall: J_wall = T * c_BdG^2 / L_wall
# where L_wall is the wall thickness.

# From S49: barrier_width = 3.71 M_KK^{-1}
# J_wall = T * c_BdG^2 / barrier_width
T_wall = 0.5  # Transmission through Z_3 wall (eta = 1/2)
J_wall = T_wall * c_BdG**2 / barrier_width

# Coordination number for Voronoi with 32 cells: z ~ 6
z_coord = 6

# Fabric mass from inter-cell coupling:
m_fabric_sq = m_G**2 + z_coord * J_wall
m_fabric = np.sqrt(m_fabric_sq)

print(f"  Inter-cell Josephson coupling:")
print(f"    T_wall = {T_wall:.3f} (Z_3 impedance)")
print(f"    barrier_width = {barrier_width:.4f} M_KK^{{-1}}")
print(f"    J_wall = T * c^2 / L_wall = {J_wall:.4f} M_KK^2")
print(f"    z (coordination) = {z_coord}")
print(f"  Fabric mass:")
print(f"    m_fabric^2 = m_G^2 + z * J_wall")
print(f"    = {m_G**2:.6f} + {z_coord} * {J_wall:.6f}")
print(f"    = {m_fabric_sq:.6f}")
print(f"    m_fabric = {m_fabric:.4f} M_KK")
print(f"    Enhancement: {m_fabric / m_G:.1f}x")

# --- Acoustic metamaterial: effective medium from resonant cavities ---
# Even with the Ward identity, the EFFECTIVE mass seen by a wave
# propagating through a medium of resonant scatterers IS enhanced.
# This is because the effective medium theory gives:
#   m_eff^2(omega) = rho_eff(omega) / K_eff(omega)
# where rho_eff can be VERY DIFFERENT from rho_0 near a resonance.
#
# The acoustic metamaterial mass enhancement does NOT violate the
# Goldstone theorem because it is a MEDIUM property, not a self-energy.
# The Goldstone theorem protects the pole of the propagator:
#   G^{-1}(omega, K=0) = omega^2 - m_G^2 - Sigma(omega)
# and requires Sigma(0,0) = 0. But the EFFECTIVE mass in the
# dispersion relation:
#   omega^2 = m_eff^2 * K^2 + m_G^2
# can have m_eff >> m_G because m_eff is the INERTIAL mass
# (related to the band curvature), not the gap mass.

# In acoustic metamaterials (Liu et al. 2000, Paper 13):
# The effective mass density near a resonance at omega_0 is:
#   rho_eff(omega) = rho_0 * (1 - F * omega_0^2 / (omega_0^2 - omega^2))
# where F = (m_res / m_total) * (N_res / V) is the filling fraction.
#
# The INERTIAL mass for the Goldstone propagating through the cavity array:
#   m_eff^2 = m_G^2 / (1 - F * omega_0^2 / (omega_0^2 - m_G^2))
#
# For omega_0 >> m_G (our case: 0.800 >> 0.070):
#   m_eff^2 ≈ m_G^2 / (1 - F)
# Enhancement factor: 1/(1-F).
# For m_eff = 12 M_KK: need 1/(1-F) = (12/0.070)^2 = 29,400. Need F = 0.99997.
# That requires 99.997% of the mass to be in the resonators -- unrealistic.

# Let me compute F from the actual cavity data:
# Each cavity has effective mass m_cav ~ rho_BdG * V_cav
# V_cav = pi * R_eff^2 (2D volume = area)
# Total area: A_T2

total_cav_area = np.sum(PI * cavity_R_eff**2)  # Solved cavities
# Scale to all 111
total_cav_area_all = total_cav_area * (N_cav_total / N_cav_solved)
F_filling = total_cav_area_all / A_T2_sq

print(f"\n  Metamaterial filling fraction:")
print(f"    Solved cavity area: {total_cav_area:.4f} M_KK^{{-2}}")
print(f"    Scaled to 111 cavities: {total_cav_area_all:.4f} M_KK^{{-2}}")
print(f"    T^2 total area: {A_T2_sq:.4f} M_KK^{{-2}}")
print(f"    F = {F_filling:.4f}")

# This gives the metamaterial enhancement:
if F_filling < 1.0:
    m_eff_meta_sq = m_G**2 / (1 - F_filling)
    m_eff_meta = np.sqrt(m_eff_meta_sq)
    print(f"\n  Metamaterial effective mass:")
    print(f"    m_eff^2 = m_G^2 / (1 - F) = {m_eff_meta_sq:.6f}")
    print(f"    m_eff = {m_eff_meta:.6f} M_KK")
    print(f"    Enhancement: {m_eff_meta / m_G:.2f}x")
else:
    print(f"  F > 1: metamaterial picture breaks down")
    m_eff_meta = m_G

# --- Frequency-dependent enhancement (near-resonance) ---
# The frequency-dependent rho_eff gives a DIFFERENT enhancement at
# different frequencies. Near omega_0 = 0.800:
#   rho_eff(omega) = rho_0 * (1 - F * omega_0^2 / (omega_0^2 - omega^2))
# At omega = m_G = 0.070:
#   rho_eff(m_G) = rho_0 * (1 - F * 0.800^2 / (0.800^2 - 0.070^2))
#                = rho_0 * (1 - F * 0.640 / 0.635)
#                = rho_0 * (1 - F * 1.008)
# So rho_eff < 0 for F > 0.992. That's the negative effective mass
# regime -- but we need F < 1 for the effective medium to make sense.

omega_eval = m_G
for i, omega_0_local in enumerate(sorted(set(np.round(cavity_modes_all, 4)))):
    ratio = omega_0_local**2 / (omega_0_local**2 - omega_eval**2)
    if i < 5:
        print(f"  Cavity at {omega_0_local:.4f}: ratio = {ratio:.4f}")

rho_ratio = 1 - F_filling * cavity_modes_all[0]**2 / (cavity_modes_all[0]**2 - m_G**2)
print(f"\n  rho_eff/rho_0 at omega=m_G: {rho_ratio:.6f}")

# ============================================================================
#  SECTION 9: The real T-matrix calculation
# ============================================================================

print("\n" + "=" * 78)
print("SECTION 9: Full T-matrix on the fabric (proper treatment)")
print("=" * 78)

# The proper calculation:
# 1. The Goldstone propagates on the 4D fabric with dispersion
#    omega^2 = c^2 K^2 + m_G^2
# 2. At each cell, it enters the SU(3) fiber and can virtually excite
#    internal modes.
# 3. The T-matrix for a SINGLE CELL is:
#    t(omega) = sum_n |f_n|^2 / (omega_n^2 - omega^2 - i*Gamma_n*omega)
#    where f_n is the coupling of the propagating wave to internal mode n,
#    omega_n is the internal mode frequency, and Gamma_n is the damping.
#
# The coupling f_n for the propagating Goldstone to internal cavity mode n:
#
# KEY PHYSICS: The Goldstone is the U(1)_7 phase rotation. When it enters
# a cell, it rotates the phase of the BCS condensate. This phase rotation
# does NOT excite cavity modes because the cavity modes are DENSITY
# fluctuations, not phase fluctuations.
#
# In BCS theory:
#   - Phase fluctuations = Goldstone (Nambu-Goldstone boson)
#   - Amplitude fluctuations = Higgs (Anderson-Higgs boson)
#   - Cavity modes = quasiparticle excitations above the gap
#
# The Goldstone couples to the Higgs through the GRADIENT (the sigma*phi^2
# vertex). The Higgs couples to quasiparticles. So the coupling chain is:
#   Goldstone -> Higgs (virtual) -> Quasiparticle/cavity modes
#
# The effective coupling:
#   f_n = V_3 * G_Higgs(omega) * <Higgs|V|cavity_n>
#       = (4*b_GL*Delta_0) * 1/(m_sigma^2 - omega^2) * V_BCS * <Higgs|QP_n>
#
# But the Higgs-quasiparticle coupling <Higgs|QP_n> is:
#   <Higgs|QP_n> = u_n * v_n (BCS coherence factors)
# Near the gap edge: u*v ~ 1/2. For modes far from the gap: u*v -> 0.

# For the cavity modes at omega_cav = 0.800 M_KK:
# These are above the BCS gap Delta_B2 = 0.855?
# Wait: the BCS gap is Delta = 0.855, and the quasiparticle energy is:
#   E_qp = sqrt(epsilon_k^2 + Delta^2) >= Delta = 0.855
# The PAIR-BREAKING threshold is 2*Delta = 1.71 M_KK.
# The cavity modes at 0.800 are BELOW the gap.
#
# Hmm, but the cavity modes from S49 are eigenvalues of the ACOUSTIC
# Helmholtz equation on T^2, not BdG quasiparticle energies. They are
# acoustic resonances of the sound field inside subsonic cavities.
#
# These acoustic cavity modes interact with the Goldstone through
# the speed-of-sound modulation: as the Goldstone oscillates, it
# modifies c_BdG locally, which shifts the cavity frequencies.
# But this is the PARAMETRIC coupling (Mechanism A), which we already
# computed gives tiny enhancement because epsilon = 0.00248.

# Let me compute the parametric coupling MORE carefully.
# The Goldstone modulates the inter-sector phase: phi_1 - phi_2.
# The BdG sound speed depends on the gap: c_BdG ~ v_F * Delta / E_F
# The gap depends on the relative phase: Delta(phi) = Delta_0 * cos(phi/2)
# So: d(c_BdG)/d(phi) = c_BdG * (1/2) * d(ln Delta)/d(phi)
#                      = c_BdG * (-1/4) * sin(phi/2) / cos(phi/2)
# At phi = 0: d(c_BdG)/d(phi) = 0 (to first order).
# At phi = pi: diverges (gap closes).

# For SMALL phi oscillations:
#   delta_c / c_0 = -(1/8) * phi^2 + O(phi^4)
# So the LEADING coupling of phi to the sound speed is QUADRATIC in phi.
# This means the coupling of ONE Goldstone to cavity modes is:
#   H_int = (d^2 c / d phi^2) * phi_G^2 * (sum_n omega_n * n_cav_n)
# This is a SHIFT of the cavity frequency proportional to phi_G^2.
# For the self-energy, this gives a QUARTIC (phi^4) correction, not
# a mass (phi^2) correction.

# The mass correction from this mechanism:
# Sigma ~ (d^2c/dphi^2)^2 * sum_n omega_n^2 * <n_cav_n>_{T=0}
# At T=0: <n_cav_n> = 0 (no thermal population).
# But there IS zero-point motion: <n_cav_n + 1/2> = 1/2.

d2c_dphi2 = -c_BdG / 8  # Second derivative of c w.r.t. phase
Sigma_zp = (d2c_dphi2)**2 * np.sum(cavity_modes_all) / 2  # Zero-point contribution

print(f"  Parametric coupling (second order in phi):")
print(f"    d^2c/dphi^2 = -{c_BdG:.4f}/8 = {d2c_dphi2:.6f}")
print(f"    Sigma_zp = (d^2c/dphi^2)^2 * sum omega_n/2")
print(f"    = {d2c_dphi2**2:.6f} * {np.sum(cavity_modes_all)/2:.4f}")
print(f"    = {Sigma_zp:.6e} M_KK^2")
print(f"    Enhancement: sqrt((m_G^2 + Sigma_zp) / m_G^2) = "
      f"{np.sqrt((m_G**2 + Sigma_zp) / m_G**2):.4f}x")

# Scale to all 111 cavities (assume similar spectrum):
Sigma_zp_total = Sigma_zp * (N_cav_total / N_cav_solved)
m_eff_zp_sq = m_G**2 + Sigma_zp_total
m_eff_zp = np.sqrt(m_eff_zp_sq)

print(f"\n  Scaled to 111 cavities:")
print(f"    Sigma_zp_total = {Sigma_zp_total:.6e} M_KK^2")
print(f"    m_eff = {m_eff_zp:.4f} M_KK")
print(f"    Enhancement: {m_eff_zp / m_G:.1f}x")

# ============================================================================
#  SECTION 10: The CORRECT mechanism: 4D effective medium
# ============================================================================

print("\n" + "=" * 78)
print("SECTION 10: 4D effective medium theory")
print("=" * 78)

# The previous sections established that perturbative self-energy corrections
# to the Goldstone mass are either:
# (a) zero by orthogonality (Mechanisms A, B)
# (b) zero by Ward identity (cubic)
# (c) negligible (~10^{-6}) by quadratic parametric coupling
#
# But there is a NON-PERTURBATIVE mechanism: the effective medium theory
# of acoustic metamaterials.
#
# In acoustic metamaterials (Liu et al. 2000, Huang et al. 2009):
# The effective mass density rho_eff(omega) is DIFFERENT from the
# average density. It includes the resonant response of inclusions.
# Near a resonance at omega_0, rho_eff can be MUCH LARGER or even NEGATIVE.
#
# The key formula for a periodic medium with resonant inclusions:
#   rho_eff(omega) = rho_0 + N * f(omega)
# where N is the number density of resonators and f(omega) is the
# polarizability (T-matrix) of a single resonator.
#
# For a GOLDSTONE MODE on the fabric:
# The effective medium consists of 32 cells of SU(3) fibers, each containing
# internal acoustic resonances. The Goldstone is the long-wavelength
# SOUND mode propagating through this effective medium.
#
# The effective mass of the propagating mode is:
#   m_eff^2 = m_bare^2 * rho_eff(omega) / rho_0
#
# For the resonator polarizability:
#   f(omega) = sum_n g_n^2 / (omega_n^2 - omega^2 - i*Gamma_n*omega)
#
# The coupling g_n here is the SCATTERING CROSS-SECTION of the inclusion
# for the propagating wave, NOT the quantum mechanical matrix element.
# In acoustic metamaterials, this is set by the GEOMETRY of the scatterer,
# not by quantum mechanics.

# For the SU(3) fiber as an acoustic scatterer:
# The Goldstone wave propagates in 4D. When it hits a fiber, it enters
# the 6D internal space. The scattering is determined by the boundary
# conditions at the fiber entrance.
#
# The scattering strength is set by:
#   g_n ~ (L_fiber / lambda_G)^d * overlap
# where L_fiber is the size of the fiber, lambda_G is the Goldstone wavelength,
# and d is the dimensionality.
#
# For the Goldstone: lambda_G = 2*pi*c / m_G = 2*pi*0.7507/0.070 = 67.4 M_KK^{-1}
lambda_G = 2 * PI * c_BdG / m_G

# The fiber size is R_fiber ~ 1 M_KK^{-1} (internal dimensions at KK scale)
R_fiber = 1.0  # M_KK^{-1}

# The scattering parameter:
x_scatter = 2 * PI * R_fiber / lambda_G  # = R_fiber * m_G / c_BdG
print(f"  Goldstone wavelength: lambda_G = {lambda_G:.2f} M_KK^{{-1}}")
print(f"  Fiber radius: R_fiber ~ {R_fiber:.1f} M_KK^{{-1}}")
print(f"  Scattering parameter: x = 2*pi*R/lambda = {x_scatter:.4f}")
print(f"  This is the DEEP SUB-WAVELENGTH regime (x << 1).")

# In the sub-wavelength regime, the scattering cross section is:
#   sigma_scat ~ x^4 * pi * R^2  (Rayleigh scattering for d=3)
# For d dimensions: sigma ~ x^{2d} * R^{d-1} * pi
# This is VERY SMALL. The fiber is 67x smaller than the Goldstone wavelength.

sigma_Rayleigh = x_scatter**4 * PI * R_fiber**2  # 3D Rayleigh
print(f"  Rayleigh cross section (3D): sigma ~ {sigma_Rayleigh:.2e} M_KK^{{-2}}")
print(f"  Ratio sigma / A_fiber: {sigma_Rayleigh / (PI * R_fiber**2):.2e}")

# The metamaterial enhancement from N resonant scatterers:
# In the effective medium, the mass correction is:
#   delta_m^2 / m^2 = N * sigma_res / A_cell
# where sigma_res is the RESONANT scattering cross section.
# Near resonance: sigma_res >> sigma_Rayleigh by a factor of (omega_0/Gamma)^2.
# But the resonance is at omega_0 = 0.800 and we are at omega = 0.070,
# which is 11.4x BELOW resonance.
# Off-resonance: sigma_res ~ sigma_Rayleigh * omega_0^4 / (omega_0^2 - omega^2)^2
#              ~ sigma_Rayleigh * 1.005 (for omega << omega_0)
# No enhancement.

# The RESONANT enhancement mechanism requires omega ~ omega_0, which means
# the Goldstone frequency must be NEAR a cavity resonance. It is not.
# The ratio omega_G / omega_cav_min = 0.070 / 0.800 = 0.0875.
# This is 11.4x below the first resonance.

freq_ratio = m_G / cavity_modes_all[0]
print(f"\n  omega_G / omega_cav_min = {freq_ratio:.4f}")
print(f"  The Goldstone sits {1/freq_ratio:.1f}x below the first cavity resonance.")
print(f"  This is far from resonance; no metamaterial enhancement.")

# ============================================================================
#  SECTION 11: Systematic assessment of g^2_eff
# ============================================================================

print("\n" + "=" * 78)
print("SECTION 11: Systematic coupling estimate")
print("=" * 78)

# Let me now compute the T-matrix self-energy using EVERY coupling estimate
# and check whether ANY mechanism gives g^2_eff >= 10 M_KK^4.

# The self-energy structure:
#   Re[Sigma(omega)] = sum_n g_n^2 * omega_n^2 / (omega_n^2 - omega^2)
# At omega = m_G = 0.070, for omega_0 = 0.800:
#   omega_0^2 / (omega_0^2 - m_G^2) = 0.640 / 0.635 = 1.008

# Denominator for each mode:
denom = cavity_modes_all**2 - m_G**2  # All positive (omega > m_G)
weight = cavity_modes_all**2 / denom  # ~ 1.008 for lowest mode

# --- Coupling estimates ---

# 1. Josephson parametric: g_n^2 = epsilon^2 * m_G^2 * omega_n
g2_param = epsilon_Leggett**2 * m_G**2 * cavity_modes_all
Sigma_param = np.sum(g2_param * weight / denom)

# 2. Texture Born (second order): g_n^2 = V_rms^2 * f_overlap / N_modes
# f_overlap = xi_loc^2 / A_T2, N_modes = 30
# BUT this is killed by orthogonality. Setting g2 = 0 (exact result).
g2_texture = 0.0
Sigma_texture = 0.0

# 3. Zero-point parametric: g_n^2 = (d^2c/dphi^2)^2 * omega_n^{-1}
g2_zp = d2c_dphi2**2 / cavity_modes_all
Sigma_zp_full = np.sum(g2_zp * weight / denom)

# 4. BCS vertex (4-phonon): g_n^2 = V_{B2B2}^2 * (u*v)^2 * f_overlap
# u*v ~ 0.5 near gap edge
g2_BCS = V_B2B2**2 * 0.25 * f_overlap * np.ones(len(cavity_modes_all))
Sigma_BCS = np.sum(g2_BCS * weight / denom)

# 5. Cubic + Ward: g_n^2 = 0 (Ward identity cancels)
g2_cubic = 0.0
Sigma_cubic = 0.0

print(f"  Coupling mechanism      |  g^2_eff (M_KK^4)  |  Re[Sigma] (M_KK^2)  |  m_eff (M_KK)")
print(f"  {'-'*24}|{'-'*20}|{'-'*22}|{'-'*15}")

results = {}
for name, g2_total, Sigma_val in [
    ("Parametric (epsilon^2)", np.sum(g2_param), Sigma_param),
    ("Texture (orthogonal=0)", g2_texture, Sigma_texture),
    ("Zero-point parametric", np.sum(g2_zp), Sigma_zp_full),
    ("BCS 4-phonon vertex", np.sum(g2_BCS), Sigma_BCS),
    ("Cubic (Ward=0)", g2_cubic, Sigma_cubic),
]:
    m_sq = m_G**2 + Sigma_val
    m_eff = np.sqrt(max(0, m_sq))
    print(f"  {name:24s}|  {g2_total:16.4e}  |  {Sigma_val:18.6e}  |  {m_eff:.6f}")
    results[name] = {'g2': g2_total, 'Sigma': Sigma_val, 'm_eff': m_eff}

# Combined (sum of all non-zero mechanisms):
Sigma_total = Sigma_param + Sigma_zp_full + Sigma_BCS
g2_total_all = np.sum(g2_param) + np.sum(g2_zp) + np.sum(g2_BCS)
m_eff_total = np.sqrt(m_G**2 + Sigma_total)
print(f"  {'COMBINED':24s}|  {g2_total_all:16.4e}  |  {Sigma_total:18.6e}  |  {m_eff_total:.6f}")

# Scale to 111 cavities:
Sigma_total_111 = Sigma_total * (N_cav_total / N_cav_solved)
g2_total_111 = g2_total_all * (N_cav_total / N_cav_solved)
m_eff_111 = np.sqrt(m_G**2 + Sigma_total_111)

print(f"\n  Scaled to 111 cavities:")
print(f"  {'COMBINED (111)':24s}|  {g2_total_111:16.4e}  |  {Sigma_total_111:18.6e}  |  {m_eff_111:.6f}")

# ============================================================================
#  SECTION 12: Physical analysis — why coupling is weak
# ============================================================================

print("\n" + "=" * 78)
print("SECTION 12: Physical analysis — why coupling is weak")
print("=" * 78)

# Three structural reasons:
# 1. ZERO-MODE PROTECTION (S50, permanent): <0|V|n> = 0 for all n.
#    Kills all single-insertion couplings to ALL ORDERS in perturbation theory.
#    The Goldstone is a uniform zero-mode; it cannot couple to ANY localized
#    internal state through any operator diagonal in position.
#
# 2. WARD IDENTITY: The Goldstone theorem forces Sigma(0,0) = 0 for the NG mode.
#    Any perturbative mass renormalization is exactly cancelled by the tadpole.
#    The physical mass m_G = 0.070 ALREADY includes all self-energy corrections.
#
# 3. SUB-WAVELENGTH RATIO: lambda_G / R_fiber = 67. The Goldstone wavelength
#    is 67x larger than the fiber. Scattering is in the deep Rayleigh regime
#    (cross-section ~ (R/lambda)^4). No resonant enhancement because the
#    Goldstone frequency (0.070) is 11x below the first cavity resonance (0.800).

print("  THREE STRUCTURAL OBSTRUCTIONS:")
print(f"  1. Zero-mode protection: <0|V|n> = 0 (kills all Born terms)")
print(f"  2. Ward identity: Sigma(0,0) = 0 (protects NG mass)")
print(f"  3. Sub-wavelength: lambda_G/R = {lambda_G/R_fiber:.0f}x, "
      f"omega_G/omega_cav = {freq_ratio:.3f}")
print(f"\n  Together these give g^2_eff = {g2_total_111:.2e} M_KK^4")
print(f"  This is {g2_total_111:.1e} / 10 = {g2_total_111/10:.1e}x the FAIL threshold.")

# --- Compute what coupling WOULD be needed ---
m_target = 12.0  # Target mass (M_KK)
Sigma_needed = m_target**2 - m_G**2  # = 143.995
# From the cavity spectrum with unit coupling:
# Sigma = g^2 * sum_n omega_n^2 / (omega_n^2 - m_G^2)
sum_weight = np.sum(weight / denom)  # Sum of 1/(omega_n^2 - m_G^2)
# Scaled to 111 cavities:
sum_weight_111 = sum_weight * (N_cav_total / N_cav_solved)

g2_needed = Sigma_needed / sum_weight_111
print(f"\n  Required coupling for m_eff = {m_target} M_KK:")
print(f"    Sigma_needed = {Sigma_needed:.4f} M_KK^2")
print(f"    sum weight (111 cav) = {sum_weight_111:.4e}")
print(f"    g^2_needed = {g2_needed:.4f} M_KK^4")
print(f"    g_needed = {np.sqrt(g2_needed):.4f} M_KK^2")
print(f"\n  Actual g^2_eff / g^2_needed = {g2_total_111 / g2_needed:.2e}")
print(f"  SHORTFALL: {g2_needed / max(g2_total_111, 1e-30):.1e}x")

# ============================================================================
#  SECTION 13: Frequency sweep — m_eff(omega)
# ============================================================================

print("\n" + "=" * 78)
print("SECTION 13: Frequency sweep of effective mass")
print("=" * 78)

# Compute m_eff(omega) across the spectrum to visualize where enhancement occurs
omega_sweep = np.linspace(0.01, 0.95 * cavity_modes_all.min(), 500)

# Using the LARGEST coupling mechanism (zero-point parametric):
g2_per_mode_zp = d2c_dphi2**2  # constant coupling for simplicity
Sigma_sweep = np.zeros_like(omega_sweep)
for w_cav in cavity_modes_all:
    Sigma_sweep += g2_per_mode_zp / (w_cav**2 - omega_sweep**2)
# Scale to 111 cavities
Sigma_sweep *= (N_cav_total / N_cav_solved)

m_eff_sweep = np.sqrt(np.maximum(m_G**2 + Sigma_sweep, 0))

print(f"  omega range: [{omega_sweep[0]:.3f}, {omega_sweep[-1]:.3f}] M_KK")
print(f"  m_eff at omega=0.01: {m_eff_sweep[0]:.6f} M_KK")
print(f"  m_eff at omega=m_G:  {m_eff_sweep[np.argmin(np.abs(omega_sweep - m_G))]:.6f} M_KK")
print(f"  m_eff at omega=0.7:  {m_eff_sweep[np.argmin(np.abs(omega_sweep - 0.7))]:.6f} M_KK")
print(f"  Maximum m_eff: {m_eff_sweep.max():.6f} M_KK at omega = {omega_sweep[np.argmax(m_eff_sweep)]:.4f}")

# ============================================================================
#  SECTION 14: Gate verdict
# ============================================================================

print("\n" + "=" * 78)
print("SECTION 14: GATE VERDICT — LOCAL-RESONANCE-51")
print("=" * 78)

# The effective mass from the T-matrix self-energy:
m_eff_final = m_eff_111
g2_eff_final = g2_total_111

# Gate criteria:
# PASS: m_eff in [8, 16] M_KK
# FAIL: g^2_eff < 10 M_KK^4
# INFO: m_eff > 1 but < 8 M_KK

if 8.0 <= m_eff_final <= 16.0:
    verdict = "PASS"
    detail = f"m_eff = {m_eff_final:.4f} M_KK in target window [8, 16]"
elif g2_eff_final < 10.0:
    verdict = "FAIL"
    detail = (f"g^2_eff = {g2_eff_final:.2e} M_KK^4 < 10 M_KK^4. "
              f"Three structural obstructions: (1) zero-mode protection kills all "
              f"Born-series couplings, (2) Ward identity forces Sigma(0,0)=0 for NG mode, "
              f"(3) sub-wavelength ratio lambda_G/R={lambda_G/R_fiber:.0f}x suppresses "
              f"scattering to Rayleigh regime. Largest mechanism is zero-point "
              f"parametric: Sigma_zp = {Sigma_zp_total:.2e} M_KK^2, giving "
              f"m_eff = {m_eff_zp:.4f} M_KK. Enhancement {m_eff_zp/m_G:.1f}x is "
              f"negligible versus the 170x required.")
elif m_eff_final > 1.0:
    verdict = "INFO"
    detail = f"m_eff = {m_eff_final:.4f} M_KK (partial enhancement but < 8 M_KK)"
else:
    verdict = "FAIL"
    detail = f"m_eff = {m_eff_final:.4f} M_KK < 1 M_KK (negligible enhancement)"

print(f"\n  VERDICT: {verdict}")
print(f"  DETAIL: {detail}")
print(f"\n  m_eff (5 solved cavities): {m_eff_total:.6f} M_KK")
print(f"  m_eff (111 cavities):       {m_eff_111:.6f} M_KK")
print(f"  g^2_eff (111 cavities):     {g2_total_111:.4e} M_KK^4")
print(f"  g^2_needed for m=12:        {g2_needed:.4f} M_KK^4")
print(f"  Shortfall:                   {g2_needed / max(g2_total_111, 1e-30):.1e}x")

# ============================================================================
#  SECTION 15: Generate plot
# ============================================================================

print("\n" + "=" * 78)
print("SECTION 15: Generating plot")
print("=" * 78)

fig, axes = plt.subplots(2, 2, figsize=(14, 10))

# Panel 1: Cavity mode spectrum
ax1 = axes[0, 0]
ax1.hist(cavity_modes_all, bins=20, color='steelblue', edgecolor='black', alpha=0.7)
ax1.axvline(m_G, color='red', ls='--', lw=2, label=f'$m_G = {m_G:.3f}$')
ax1.set_xlabel('$\\omega$ ($M_{KK}$)')
ax1.set_ylabel('Count')
ax1.set_title('Cavity Mode Spectrum (5 solved cavities)')
ax1.legend()

# Panel 2: T-matrix self-energy vs frequency
ax2 = axes[0, 1]
ax2.semilogy(omega_sweep, np.abs(Sigma_sweep), 'b-', lw=1.5, label='$|\\mathrm{Re}[\\Sigma(\\omega)]|$')
ax2.axvline(m_G, color='red', ls='--', lw=1.5, label=f'$m_G = {m_G:.3f}$')
ax2.axvline(cavity_modes_all.min(), color='green', ls='--', lw=1.5,
            label=f'$\\omega_{{cav,min}} = {cavity_modes_all.min():.3f}$')
ax2.axhline(Sigma_needed, color='orange', ls=':', lw=1.5, label=f'$\\Sigma_{{needed}} = {Sigma_needed:.1f}$')
ax2.set_xlabel('$\\omega$ ($M_{KK}$)')
ax2.set_ylabel('$|\\mathrm{Re}[\\Sigma]|$ ($M_{KK}^2$)')
ax2.set_title('T-matrix self-energy (zero-point parametric)')
ax2.legend(fontsize=8)

# Panel 3: Coupling comparison
ax3 = axes[1, 0]
mechanisms = ['Parametric\n($\\epsilon^2$)', 'Zero-point\nparametric',
              'BCS\n4-phonon', 'Texture\n(=0)', 'Cubic\n(Ward=0)', 'NEEDED']
g2_values = [np.sum(g2_param) * (N_cav_total / N_cav_solved),
             np.sum(g2_zp) * (N_cav_total / N_cav_solved),
             np.sum(g2_BCS) * (N_cav_total / N_cav_solved),
             1e-30, 1e-30, g2_needed]
colors = ['steelblue', 'darkorange', 'green', 'gray', 'gray', 'red']
ax3.bar(mechanisms, [max(v, 1e-30) for v in g2_values], color=colors,
        edgecolor='black', alpha=0.7)
ax3.set_yscale('log')
ax3.set_ylabel('$g^2_{eff}$ ($M_{KK}^4$)')
ax3.set_title('Coupling strength by mechanism (111 cavities)')
ax3.axhline(10.0, color='red', ls=':', lw=1.5, label='FAIL threshold')
ax3.legend()

# Panel 4: Summary text
ax4 = axes[1, 1]
ax4.axis('off')
summary = (
    f"LOCAL-RESONANCE-51: {verdict}\n"
    f"{'='*40}\n\n"
    f"Target: m_eff = 12 M_KK\n"
    f"Actual: m_eff = {m_eff_111:.6f} M_KK\n"
    f"Bare:   m_G   = {m_G:.4f} M_KK\n"
    f"Ratio:  m_eff/m_G = {m_eff_111/m_G:.4f}\n\n"
    f"g^2_eff = {g2_total_111:.2e} M_KK^4\n"
    f"g^2_needed = {g2_needed:.2f} M_KK^4\n"
    f"Shortfall: {g2_needed/max(g2_total_111, 1e-30):.1e}x\n\n"
    f"STRUCTURAL OBSTRUCTIONS:\n"
    f"1. Zero-mode: <0|V|n> = 0 (all orders)\n"
    f"2. Ward identity: Sigma(0,0) = 0\n"
    f"3. Sub-wavelength: lambda/R = {lambda_G/R_fiber:.0f}x"
)
ax4.text(0.05, 0.95, summary, transform=ax4.transAxes, fontsize=10,
         verticalalignment='top', fontfamily='monospace',
         bbox=dict(boxstyle='round', facecolor='lightyellow', alpha=0.8))

plt.tight_layout()
plt.savefig(str(OUT_DIR / 's51_local_resonance.png'), dpi=150, bbox_inches='tight')
print(f"  Saved: tier0-computation/s51_local_resonance.png")

# ============================================================================
#  SECTION 16: Save data
# ============================================================================

print("\n" + "=" * 78)
print("SECTION 16: Saving results")
print("=" * 78)

np.savez(str(OUT_DIR / 's51_local_resonance.npz'),
    # Gate
    gate_name='LOCAL-RESONANCE-51',
    gate_verdict=verdict,
    gate_detail=detail,
    # Input parameters
    m_G=m_G,
    c_BdG=c_BdG,
    V_rms=V_rms,
    l_corr=l_corr,
    epsilon_Leggett=epsilon_Leggett,
    L_phys=L_phys,
    R_fiber=R_fiber,
    lambda_G=lambda_G,
    # Cavity data
    cavity_modes=cavity_modes_all,
    n_cavities_solved=n_cavities_solved,
    n_cavities_total=N_cav_total,
    omega_cav_min=cavity_modes_all.min(),
    # Coupling results
    g2_parametric=np.sum(g2_param) * (N_cav_total / N_cav_solved),
    g2_zeropoint=np.sum(g2_zp) * (N_cav_total / N_cav_solved),
    g2_BCS_4phonon=np.sum(g2_BCS) * (N_cav_total / N_cav_solved),
    g2_texture=0.0,
    g2_cubic_ward=0.0,
    g2_eff_total=g2_total_111,
    g2_needed=g2_needed,
    # Self-energy results
    Sigma_parametric=Sigma_param * (N_cav_total / N_cav_solved),
    Sigma_zeropoint=Sigma_zp_total,
    Sigma_BCS=Sigma_BCS * (N_cav_total / N_cav_solved),
    Sigma_total=Sigma_total_111,
    Sigma_needed=Sigma_needed,
    # Effective mass
    m_eff_5cav=m_eff_total,
    m_eff_111cav=m_eff_111,
    m_eff_fabric=m_fabric,
    m_eff_target=m_target,
    enhancement_ratio=m_eff_111 / m_G,
    shortfall=g2_needed / max(g2_total_111, 1e-30),
    # Structural analysis
    freq_ratio=freq_ratio,
    filling_fraction=F_filling,
    scattering_param=x_scatter,
    f_overlap=f_overlap,
    # Sweep data
    omega_sweep=omega_sweep,
    Sigma_sweep=Sigma_sweep,
    m_eff_sweep=m_eff_sweep,
)

print(f"  Saved: tier0-computation/s51_local_resonance.npz")

# ============================================================================
#  SECTION 17: Summary
# ============================================================================

print("\n" + "=" * 78)
print("SUMMARY: LOCAL-RESONANCE-51")
print("=" * 78)
print(f"""
  Gate: LOCAL-RESONANCE-51
  Verdict: {verdict}

  The acoustic metamaterial mechanism (T-matrix self-energy from virtual
  excitation of internal cavity modes) CANNOT produce the required mass
  enhancement from m_G = {m_G:.4f} to m_target = {m_target:.0f} M_KK.

  Three STRUCTURAL obstructions block the coupling:

  1. ZERO-MODE PROTECTION (S50, permanent):
     The Goldstone is the n=0 KK mode with constant wavefunction on T^2.
     <0|V|n> = 0 for ALL internal eigenstates n, to ALL ORDERS in the
     Born series. This kills all T-matrix terms that begin with a
     position-diagonal operator acting on the zero-mode.

  2. WARD IDENTITY (Goldstone theorem):
     The self-energy of the Nambu-Goldstone boson satisfies Sigma(0,0) = 0.
     Any cubic self-energy correction is exactly cancelled by the tadpole
     (shift of the Higgs VEV). The physical mass m_G = {m_G:.4f} ALREADY
     includes all perturbative self-energy corrections.

  3. SUB-WAVELENGTH SUPPRESSION:
     lambda_G / R_fiber = {lambda_G/R_fiber:.0f}. The Goldstone wavelength is
     {lambda_G/R_fiber:.0f}x larger than the internal fiber. Scattering is in the
     deep Rayleigh regime (sigma ~ (R/lambda)^4 ~ {x_scatter**4:.1e}).
     The first cavity resonance at omega = {cavity_modes_all.min():.3f} is {1/freq_ratio:.1f}x
     above the Goldstone frequency — no resonant enhancement.

  Largest surviving coupling: zero-point parametric
     Sigma_zp = {Sigma_zp_total:.2e} M_KK^2
     m_eff = {m_eff_zp:.4f} M_KK ({m_eff_zp/m_G:.2f}x enhancement)

  Required for m=12: g^2 = {g2_needed:.1f} M_KK^4
  Actual g^2_eff:    {g2_total_111:.2e} M_KK^4
  Shortfall:         {g2_needed/max(g2_total_111, 1e-30):.1e}x
""")
